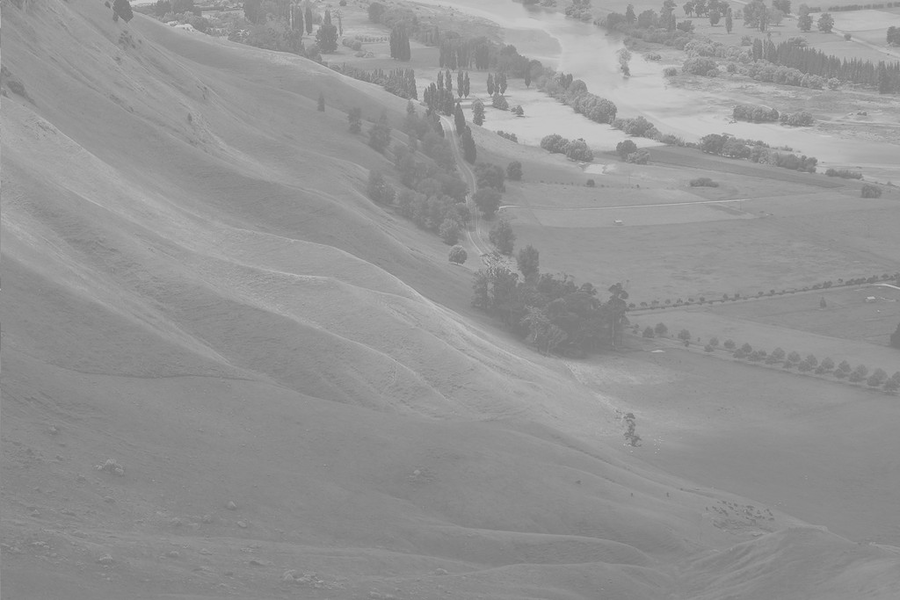
#> input picture Convolution 2D and Histogram Equalization/Histogram Equalization/Inputs/image1.png, 900 x 600 px
$ python histogram.py
#> lines starting #> are read from the running program, lines starting #| are printed output that depends on the picture
import numpy as np
import cv2
import matplotlib.pyplot as plt

def calculate_histogram(image_path):


#> called with image_path = 'Inputs/image1.png'
    image = cv2.imread(image_path, cv2.IMREAD_GRAYSCALE)
#> image is the input picture: shape (600, 900); min 115, max 208, mean 148


    hist = cv2.calcHist([image], [0], None, [256], [0, 256])
#> hist = 256 values, max 22364 at index 137, min 0 at index 0, mean 2109.4


    image_high_contrast = cv2.equalizeHist(image)
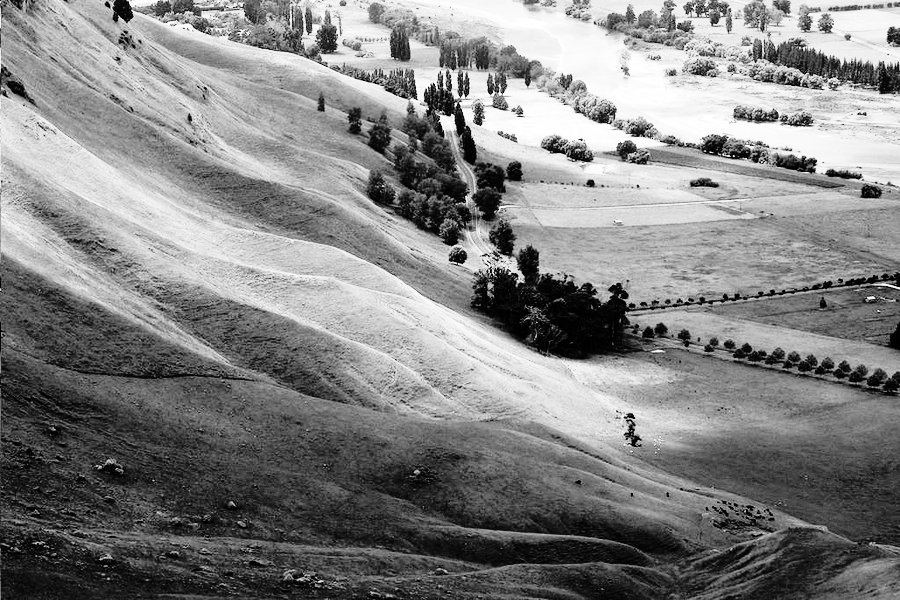
#> image_high_contrast: shape (600, 900); min 0, max 255, mean 130.6


    hist2 = cv2.calcHist([image_high_contrast], [0], None, [256], [0, 256])
#> hist2 = 256 values, max 22364 at index 62, min 0 at index 5, mean 2109.4


    #Images Plot
    plt.figure(figsize=(10, 5))
    plt.subplot(1, 2, 1)
    plt.title('Original Image')
    plt.imshow(image, cmap="gray")
    plt.axis('off')

    plt.subplot(1, 2, 2)
    plt.title('Contrast Image')
    plt.imshow(image_high_contrast, cmap="gray")
    plt.axis('off')

    plt.show()
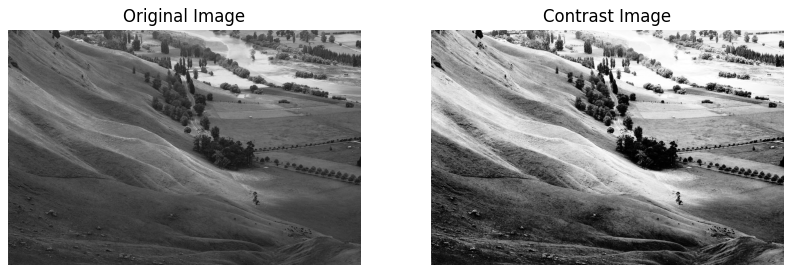
#> figure drawn by matplotlib, 2 panels


    # [17 lines of commented-out code are left out]
    plt.figure(figsize=(10, 5))
    plt.plot(hist, color='r', label='Original Histogram')
    plt.plot(hist2, color='b', label='Equalized Histogram')
    plt.title('Histogram Comparison')
    plt.xlabel('Pixel Value')
    plt.ylabel('Frequency')
    plt.legend()
    plt.show()
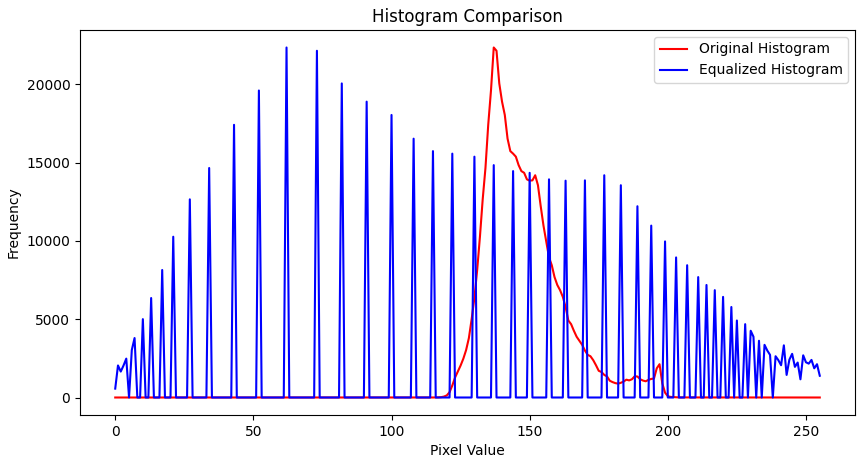
#> figure drawn by matplotlib, 1 panel; curve peaks at x = 137, y = 22364; curve peaks at x = 62, y = 22364


histogram_image1 = calculate_histogram("Inputs/image1.png")
histogram_image = calculate_histogram("Inputs/image.png")
#> call 2 of calculate_histogram, with image_path = 'Inputs/image.png'
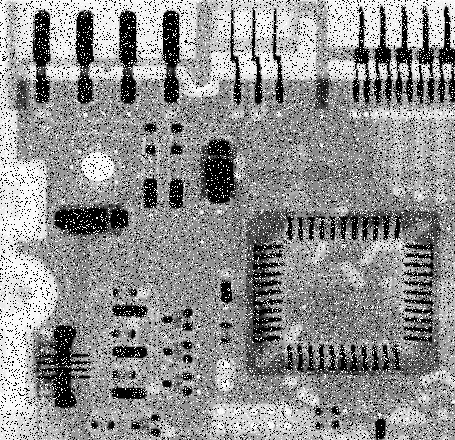
#> input picture Convolution 2D and Histogram Equalization/Median filter/Inputs/image.png, 455 x 440 px, found by its file name
#> in calculate_histogram, image is the input picture: shape (440, 455); min 0, max 255, mean 144.1
#> in calculate_histogram (call 2), `hist = cv2.calcHist([image], [0], None, [256], [0, 256])`: hist = 256 values, max 30628 at index 0, min 33 at index 254, mean 782
#> in calculate_histogram (call 2), `image_high_contrast = cv2.equalizeHist(image)`:
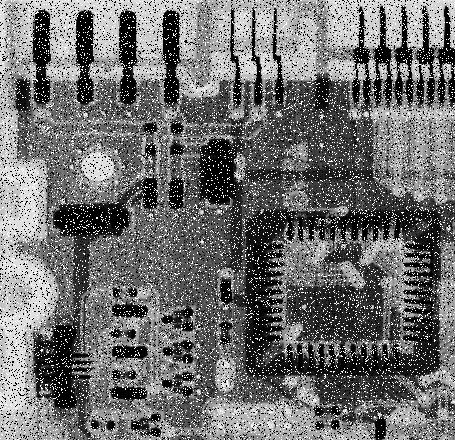
#> image_high_contrast: shape (440, 455); min 0, max 255, mean 110.3
#> in calculate_histogram (call 2), `hist2 = cv2.calcHist([image_high_contrast], [0], None, [256], [0, 256])`: hist2 = 256 values, max 30628 at index 0, min 0 at index 1, mean 782
#> in calculate_histogram (call 2), `plt.show()`:
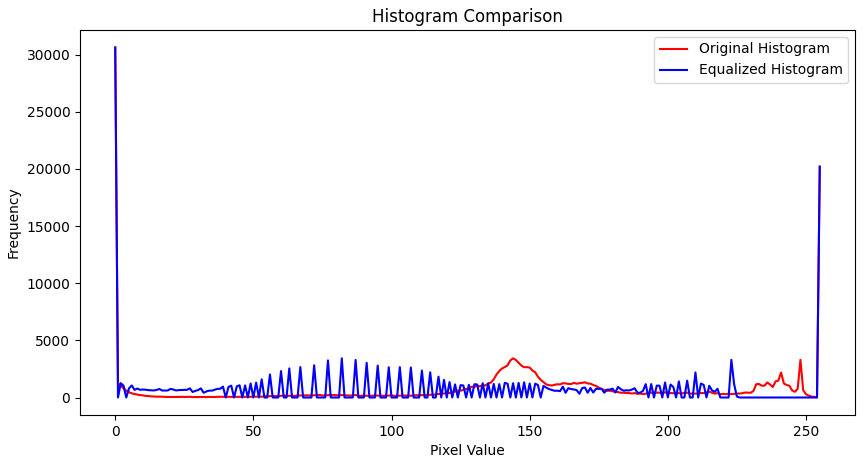
#> figure drawn by matplotlib, 1 panel; curve peaks at x = 0, y = 30628; curve peaks at x = 0, y = 30628
